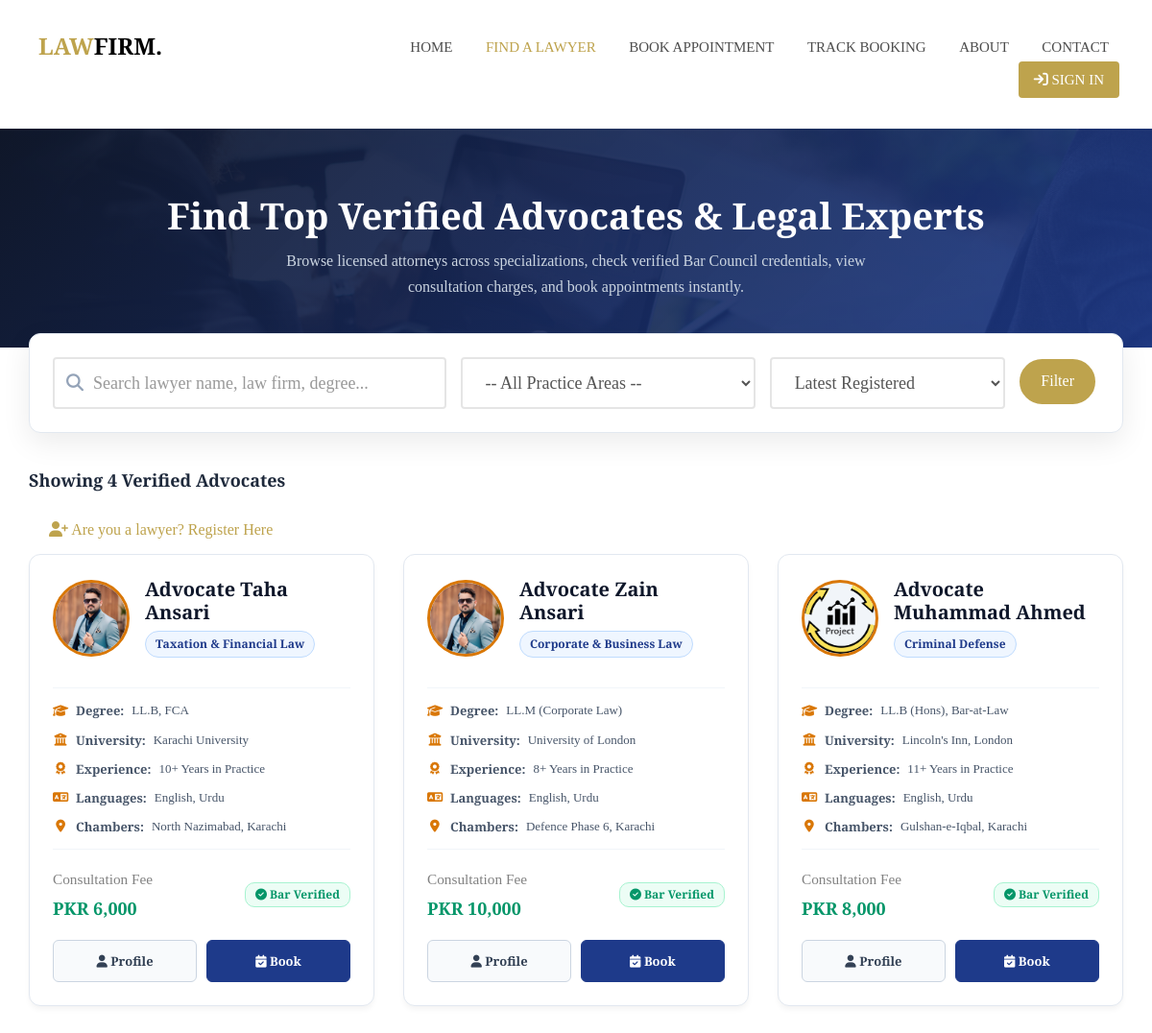
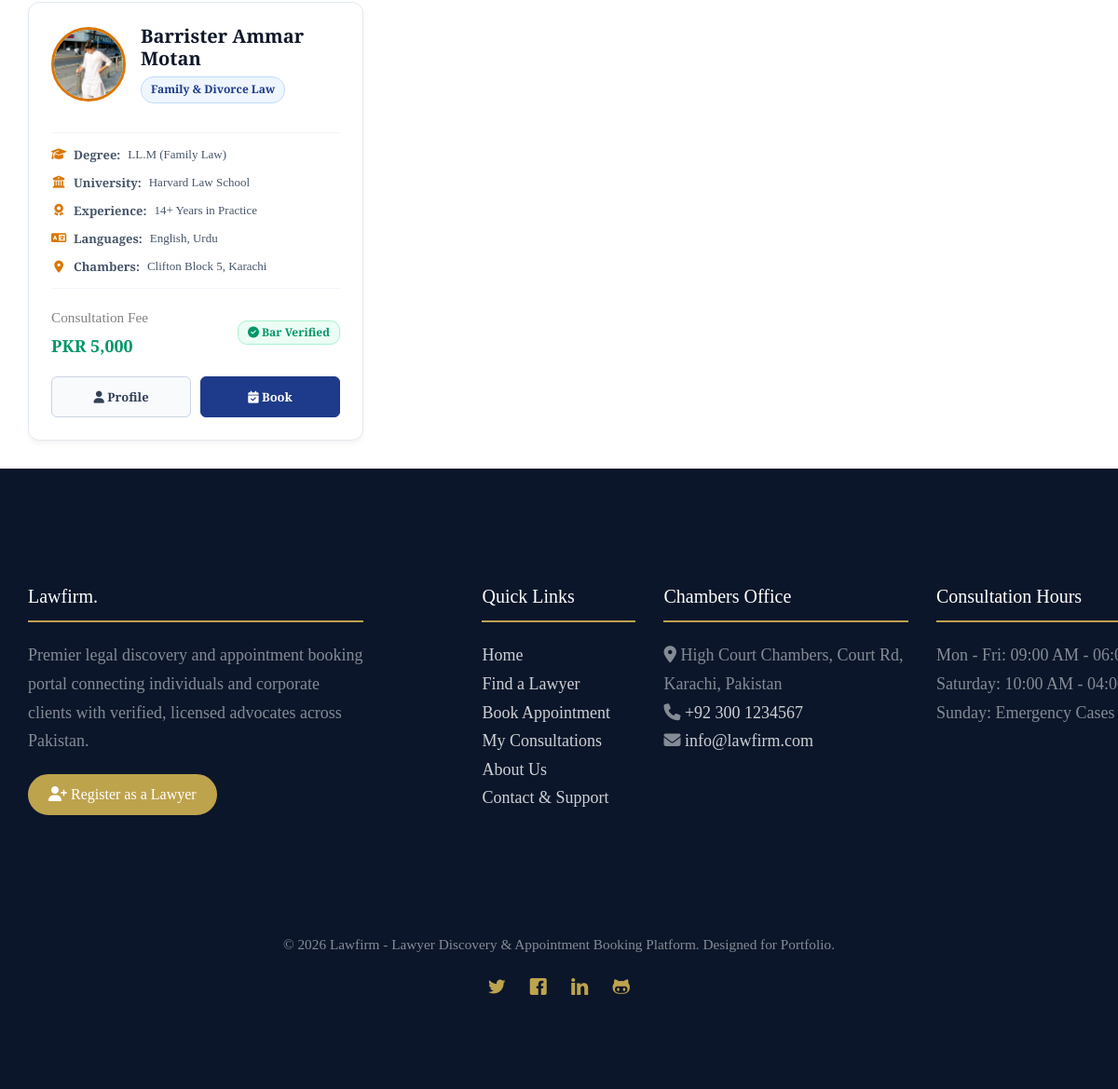
Page /website/lawyer.php on the committed database (2 pictures, top to bottom).
### tables this page shows
CREATE TABLE IF NOT EXISTS `lawyer` (
  `id` int(11) NOT NULL AUTO_INCREMENT,
  `name` varchar(255) NOT NULL,
  `last name` varchar(255) DEFAULT '',
  `email` varchar(255) NOT NULL,
  `number` varchar(30) NOT NULL,
  `address` varchar(255) NOT NULL,
  `password` varchar(255) NOT NULL,
  `dob` varchar(50) DEFAULT '',
  `bar council` varchar(100) DEFAULT '',
  `since` int(11) NOT NULL DEFAULT 0,
  `specialist` int(11) NOT NULL,
  `description` text DEFAULT NULL,
  `degree` varchar(255) DEFAULT '',
  `university` varchar(255) DEFAULT '',
  `language` varchar(255) DEFAULT 'English',
  `day` text DEFAULT NULL,
  `Time` varchar(255) DEFAULT '',
  `fee` int(11) NOT NULL DEFAULT 0,
  `image` varchar(255) DEFAULT 'default_lawyer.png',
  `cover image` varchar(255) DEFAULT 'default_cover.jpg',
  `about me` text DEFAULT NULL,
  `status` enum('active','inactive') DEFAULT 'active',
  `created_at` timestamp NOT NULL DEFAULT current_timestamp(),
  PRIMARY KEY (`id`),
  UNIQUE KEY `email` (`email`),
  KEY `specialist` (`specialist`),
  CONSTRAINT `lawyer_ibfk_1` FOREIGN KEY (`specialist`) REFERENCES `categorie` (`cat_id`) ON DELETE CASCADE ON UPDATE CASCADE
);

CREATE TABLE IF NOT EXISTS `categorie` (
  `cat_id` int(11) NOT NULL AUTO_INCREMENT,
  `cat_name` varchar(255) NOT NULL,
  `cat_icon` varchar(100) DEFAULT 'flaticon-courthouse',
  `cat_desc` text DEFAULT NULL,
  PRIMARY KEY (`cat_id`)
);

### website/lawyer.php (the view, shortened to what this page needs)
<?php
require_once __DIR__ . '/header.php';
$search = trim($_GET['q'] ?? ($_GET['search'] ?? ''));
$sort = trim($_GET['sort'] ?? 'newest');
$where_clauses = ["lawyer.status = 'active'"];
$params = [];
$types = "";
$where_sql = implode(" AND ", $where_clauses);
$order_sql = "ORDER BY lawyer.id DESC";
$sql = "SELECT lawyer.*, categorie.cat_name
        FROM lawyer
        JOIN categorie ON categorie.cat_id = lawyer.specialist
        WHERE $where_sql
        $order_sql";
if (!empty($params)) {
    $stmt = $con->prepare($sql);
    $stmt->bind_param($types, ...$params);
    $stmt->execute();
    $res = $stmt->get_result();
} else {
    $res = mysqli_query($con, $sql);
}
$total_found = $res ? mysqli_num_rows($res) : 0;
?>
<div class="directory-banner">
    <div class="container">
        <h1>Find Top Verified Advocates & Legal Experts</h1>
        <p>Browse licensed attorneys across specializations, check verified Bar Council credentials, view consultation charges, and book appointments instantly.</p>
    </div>
</div>
<div class="container">
    <div class="filter-card">
        <form method="GET" action="lawyer.php">
            <div class="filter-grid">
                <div class="search-input-group">
                    <i class="fa fa-search"></i>
                    <input type="text" name="q" class="form-control" placeholder="Search lawyer name, law firm, degree..." value="<?php echo htmlspecialchars($search); ?>">
                </div>
                <div>
                    <select name="cat" class="form-control" onchange="this.form.submit()">
                        <option value="">-- All Practice Areas --</option>
                    </select>
                </div>
                <div>
                    <select name="sort" class="form-control" onchange="this.form.submit()">
                        <option value="newest" <?php echo ($sort === 'newest') ? 'selected' : ''; ?>>Latest Registered</option>
                    </select>
                </div>
                <div style="display: flex; gap: 8px;">
                    <button type="submit" class="btn btn-primary" style="padding: 10px 20px;">Filter</button>
                </div>
            </div>
        </form>
    </div>
    <div class="d-flex justify-content-between align-items-center mb-4">
        <h4 style="font-size: 18px; font-weight: 700; color: #1e293b;">
            Showing <?php echo $total_found; ?> Verified Advocate<?php echo $total_found === 1 ? '' : 's'; ?>
        </h4>
        <a href="Login&Singup/Lawyer%20Singup/signup_lawyer.php" class="btn btn-outline-primary btn-sm"><i class="fa fa-user-plus mr-1"></i> Are you a lawyer? Register Here</a>
    </div>
    <div class="row">
        <?php if ($total_found > 0): ?>
            <?php while ($lawyer = mysqli_fetch_assoc($res)):
                $expYears = $lawyer['since'] ? (date('Y') - intval($lawyer['since'])) : 0;
            ?>
                <div class="col-md-4 col-sm-6">
                    <div class="lawyer-card">
                        <div class="lawyer-card-header">
                            <img src="uploads/<?php echo htmlspecialchars(!empty($lawyer['image']) ? $lawyer['image'] : 'default_lawyer.png'); ?>" alt="<?php echo htmlspecialchars($lawyer['name']); ?>" class="lawyer-card-avatar" onerror="this.src='images/lawyer 1.jpg'">
                            <div>
                                <h3 class="lawyer-name"><?php echo htmlspecialchars($lawyer['name'] . ' ' . ($lawyer['last name'] ?? '')); ?></h3>
                                <span class="lawyer-cat-badge"><?php echo htmlspecialchars($lawyer['cat_name']); ?></span>
                            </div>
                        </div>
                        <ul class="lawyer-details-list">
                            <li><i class="fa fa-graduation-cap"></i> <strong>Degree:</strong> <?php echo htmlspecialchars($lawyer['degree'] ?: 'LL.B'); ?></li>
                            <li><i class="fa fa-building-columns"></i> <strong>University:</strong> <?php echo htmlspecialchars($lawyer['university'] ?: 'Recognized Law School'); ?></li>
                            <li><i class="fa fa-award"></i> <strong>Experience:</strong> <?php echo $expYears > 0 ? $expYears . '+ Years in Practice' : 'Licensed Practitioner'; ?></li>
                            <li><i class="fa fa-language"></i> <strong>Languages:</strong> <?php echo htmlspecialchars($lawyer['language'] ?: 'English, Urdu'); ?></li>
                            <li><i class="fa fa-location-dot"></i> <strong>Chambers:</strong> <?php echo htmlspecialchars(substr($lawyer['address'] ?: 'Karachi, Pakistan', 0, 32)); ?></li>
                        </ul>
                        <div class="lawyer-fee-row">
                            <div>
                                <small>Consultation Fee</small>
                                <div class="lawyer-fee">PKR <?php echo number_format($lawyer['fee']); ?></div>
                            </div>
                            <div>
                                <span class="badge badge-success" style="background:#ecfdf5; color:#059669; border:1px solid #a7f3d0; padding:6px 10px; font-weight:600;">
                                    <i class="fa fa-circle-check mr-1"></i> Bar Verified
                                </span>
                            </div>
                        </div>
                        <div class="lawyer-card-actions">
                            <a href="profile.php?id=<?php echo $lawyer['id']; ?>" class="btn-card-profile"><i class="fa fa-user mr-1"></i> Profile</a>
                            <a href="appo/appoint.php?id=<?php echo $lawyer['id']; ?>" class="btn-card-book"><i class="fa fa-calendar-check mr-1"></i> Book</a>
                        </div>
                    </div>
                </div>
            <?php endwhile; ?>
        <?php endif; ?>
    </div>
</div>
<?php
require_once __DIR__ . '/footer.php';
?>

### rows in the picture
lawyer: image (picture), name+last name "Advocate Taha Ansari", specialist.cat_name "Taxation & Financial Law", degree "LL.B, FCA", university "Karachi University", language "English, Urdu", address "North Nazimabad, Karachi", fee "6,000"
lawyer: image (picture), name+last name "Advocate Zain Ansari", specialist.cat_name "Corporate & Business Law", degree "LL.M (Corporate Law)", university "University of London", language "English, Urdu", address "Defence Phase 6, Karachi", fee "10,000"
lawyer: image (picture), name+last name "Advocate Muhammad Ahmed", specialist.cat_name "Criminal Defense", degree "LL.B (Hons), Bar-at-Law", university "Lincoln's Inn, London", language "English, Urdu", address "Gulshan-e-Iqbal, Karachi", fee "8,000"
lawyer: image (picture), name+last name "Barrister Ammar Motan", specialist.cat_name "Family & Divorce Law", degree "LL.M (Family Law)", university "Harvard Law School", language "English, Urdu", address "Clifton Block 5, Karachi", fee "5,000"

### other values in the picture
$total_found "4"
